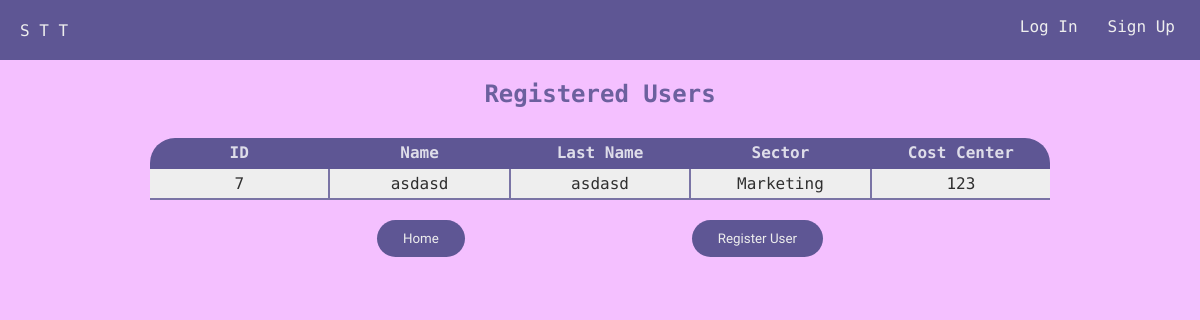
Before: /usuarios with the older database file.
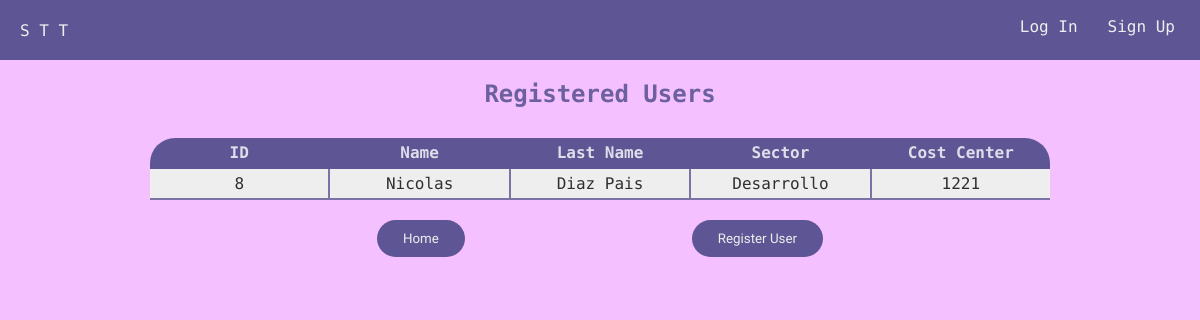
After: the same page with the newer database file.
### home/models.py (models this page shows, shortened)
class Usuario(models.Model):
    name = models.CharField(max_length=50)
    lastn = models.CharField(max_length=50)
    sector = models.CharField(max_length=50)
    costCenter = models.PositiveBigIntegerField()

### home/views.py (the view)
# urls.py: path('usuarios', views.UsuariosView.as_view(), name='usuarios'),
class UsuariosView(View):
    template_name = 'usuarios.html'
    def get(self, *args, **kwargs):
        active_admin = getActiveAdmin()
        context = {}
        users = Usuario.objects.all()
        context['usuarios'] = users
        context['active_admin'] = active_admin
        return render(self.request, self.template_name, context)

### home/views.py (called while the page is built)
def getActiveAdmin():
    for admin in Administrador.objects.all():
        if admin.active == True:
            active_admin = admin
            return active_admin
    return Administrador()

### templates/usuarios.html (shortened to what this page needs)
{% extends "base.html" %}
{%block nav_list%}
  {% if active_admin.active != False %}
    <li><a href="admin-page">{{active_admin.lastn}}, {{active_admin.name}}</a></li>
  {% else %}
   <li><a href="login-form">Log In</a></li>
   <li><a href="signup-form">Sign Up</a></li>
  {% endif %}
{% endblock%}
{% block content %}
<h2 class="h2">Registered Users</h2>
<article class="container-objects">
    {% if usuarios.count == 0%}
    <h3 class="h2">No Registered Users</h3>
    {% else %}
    <section>
    <div class="row">
        <div class="column">ID</div>
        <div class="column">Name</div>
        <div class="column">Last Name</div>
        <div class="column">Sector</div>
        <div class="column">Cost Center</div>
    </div>
    {% for usuario in usuarios %}
    <div class="row">
        <div class="column">{{usuario.id}}</div>
        <div class="column">{{usuario.name}}</div>
        <div class="column">{{usuario.lastn}}</div>
        <div class="column">{{usuario.sector}}</div>
        <div class="column">{{usuario.costCenter}}</div>
    </div>
    {% endfor %}
    {% endif %}
    </section>
        <div class="submit-input">
        <button class="btn"><a href="/">Home</a></button>
        <button class="btn"><a href="/crear-usuario">Register User</a></button>
    </div>
</article>
{% endblock %}

Changed rows visible on the page:
removed Usuario: id "7", name "asdasd", lastn "asdasd", sector "Marketing", costCenter "123"
added Usuario: id "8", name "Nicolas", lastn "Diaz Pais", sector "Desarrollo", costCenter "1221"
